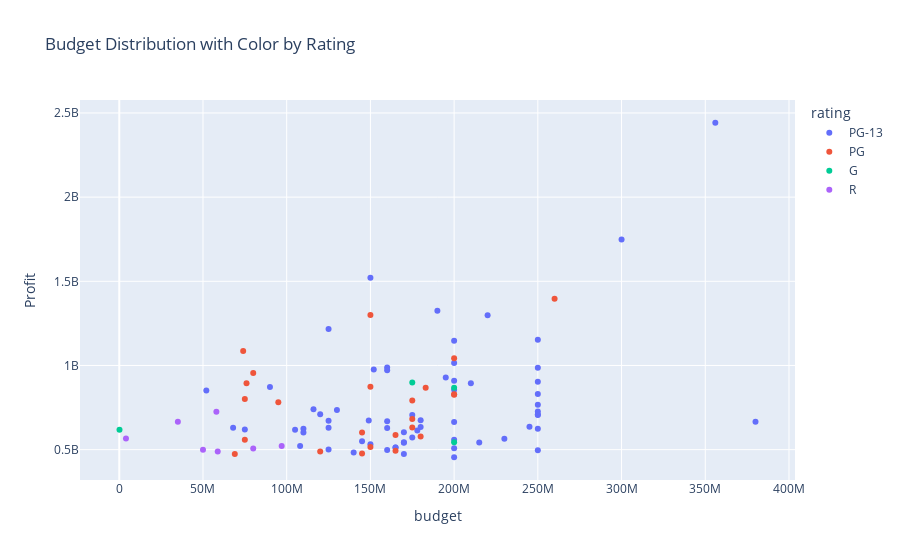

The notebook cell saved with this chart:
### Code cell
fig = px.scatter(x='budget', y='Profit', data_frame=top100,
                 title="Budget Distribution with Color by Rating", color='rating', 
                hover_data=['title', 'ROI'])
fig.show()

### Figure 1 — Plotly figure (JSON) as saved in the notebook; plotly's stock layout.template omitted (floating-point values rounded to 4 significant figures; data arrays with more than 128 entries replaced by an {"elided": "..."} marker saying what was removed)
{"data": [{"customdata": {"elided": "65x2 mixed values"}, "hovertemplate": "rating=PG-13<br>budget=%{x}<br>Profit=%{y}<br>title=%{customdata[0]}<br>ROI=%{customdata[1]}<extra></extra>", "legendgroup": "PG-13", "marker": {"color": "#636efa", "symbol": "circle"}, "mode": "markers", "name": "PG-13", "orientation": "v", "showlegend": true, "type": "scatter", "x": [356000000, 300000000, 150000000, 190000000, 220000000, 125000000, 250000000, 200000000, 200000000, 160000000, 250000000, 152000000, 160000000, 195000000, 200000000, 250000000, 210000000, 90000000, 200000000, 52000000, 250000000, 250000000, 116000000, 130000000, 250000000, 120000000, 250000000, 250000000, 175000000, 180000000, 149000000, 125000000, 160000000, 380000000, 200000000, 245000000, 180000000, 68000000, 125000000, 160000000, 110000000, 250000000, 75000000, 105000000, 178000000, 170000000, 110000000, 175000000, 230000000, 200000000, 145000000, 170000000, 215000000, 170000000, 150000000, 108000000, 165000000, 165000000, 200000000, 125000000, 160000000, 250000000, 140000000, 170000000, 200000000], "xaxis": "x", "y": [2441800564, 1748359754, 1520400637, 1325047671, 1298812988, 1216511219, 1152805868, 1146913161, 1014811252, 988461807, 986005118, 976274794, 971927996, 928794079, 908561013, 903296293, 894054072, 872077546, 856057273, 851655259, 831041287, 767003568, 740085151, 735011746, 726536918, 709746820, 708366855, 706019788, 705166924, 673977126, 672847012, 671575993, 668322032, 665713802, 663756051, 635674609, 634037575, 630491347, 630356711, 628679850, 624546611, 623634919, 619394724, 618192705, 613115104, 602776600, 602205856, 571846894, 564861794, 559056935, 549713380, 544421503, 542930663, 540644566, 532714267, 522161890, 512718395, 512463813, 508982323, 501137675, 498344137, 496045700, 482674139, 474783140, 454855901], "yaxis": "y"}, {"customdata": [["The Lion King", 84.3], ["Frozen II", 89.7], ["Minions", 93.6], ["Incredibles 2", 83.9], ["Despicable Me 3", 92.3], ["Despicable Me 2", 92.2], ["Zootopia", 85.3], ["Aladdin", 82.6], ["Finding Dory", 80.6], ["Alice in Wonderland", 80.5], ["The Secret Life of Pets", 91.4], ["The Jungle Book", 81.9], ["Ice Age: Continental Drift", 89.2], ["Inside Out", 79.6], ["Coco", 78.3], ["Madagascar 3: Europe's Most Wanted", 80.6], ["Shrek Forever After", 78.1], ["Maleficent", 76.3], ["Sing", 88.2], ["Kung Fu Panda 2", 77.5], ["Big Hero 6", 74.9], ["Life of Pi", 80.3], ["How to Train Your Dragon 2", 76.7], ["Despicable Me", 87.3]], "hovertemplate": "rating=PG<br>budget=%{x}<br>Profit=%{y}<br>title=%{customdata[0]}<br>ROI=%{customdata[1]}<extra></extra>", "legendgroup": "PG", "marker": {"color": "#EF553B", "symbol": "circle"}, "mode": "markers", "name": "PG", "orientation": "v", "showlegend": true, "type": "scatter", "x": [260000000, 150000000, 74000000, 200000000, 80000000, 76000000, 150000000, 183000000, 200000000, 200000000, 75000000, 175000000, 95000000, 175000000, 175000000, 145000000, 165000000, 180000000, 75000000, 150000000, 165000000, 120000000, 145000000, 69000000], "xaxis": "x", "y": [1396943394, 1300026933, 1085398397, 1042805359, 954799409, 894766005, 873784195, 867693953, 828570889, 825467110, 800457937, 791550600, 782244782, 682611174, 632082196, 601921274, 587600867, 578410378, 559151679, 515692281, 492827828, 489016565, 476537519, 474113985], "yaxis": "y"}, {"customdata": [["Toy Story 4", 83.7], ["Toy Story 3", 81.3], ["Logan", 100], ["Monsters University", 73.1]], "hovertemplate": "rating=G<br>budget=%{x}<br>Profit=%{y}<br>title=%{customdata[0]}<br>ROI=%{customdata[1]}<extra></extra>", "legendgroup": "G", "marker": {"color": "#00cc96", "symbol": "circle"}, "mode": "markers", "name": "G", "orientation": "v", "showlegend": true, "type": "scatter", "x": [175000000, 200000000, 135000, 200000000], "xaxis": "x", "y": [898394593, 866969703, 618886436, 543559607], "yaxis": "y"}, {"customdata": [["Deadpool", 92.6], ["It", 95], ["Fifty Shades of Grey", 99.3], ["Logan", 84.3], ["The Hangover Part II", 86.4], ["Ted", 90.9], ["American Sniper", 89.3]], "hovertemplate": "rating=R<br>budget=%{x}<br>Profit=%{y}<br>title=%{customdata[0]}<br>ROI=%{customdata[1]}<extra></extra>", "legendgroup": "R", "marker": {"color": "#ab63fa", "symbol": "circle"}, "mode": "markers", "name": "R", "orientation": "v", "showlegend": true, "type": "scatter", "x": [58000000, 35000000, 4000000, 97000000, 80000000, 50000000, 58800000], "xaxis": "x", "y": [724612155, 665381748, 565651467, 522021436, 506764305, 499368315, 488626372], "yaxis": "y"}], "layout": {"legend": {"title": {"text": "rating"}, "tracegroupgap": 0}, "title": {"text": "Budget Distribution with Color by Rating"}, "xaxis": {"anchor": "y", "domain": [0, 1], "title": {"text": "budget"}}, "yaxis": {"anchor": "x", "domain": [0, 1], "title": {"text": "Profit"}}}}
